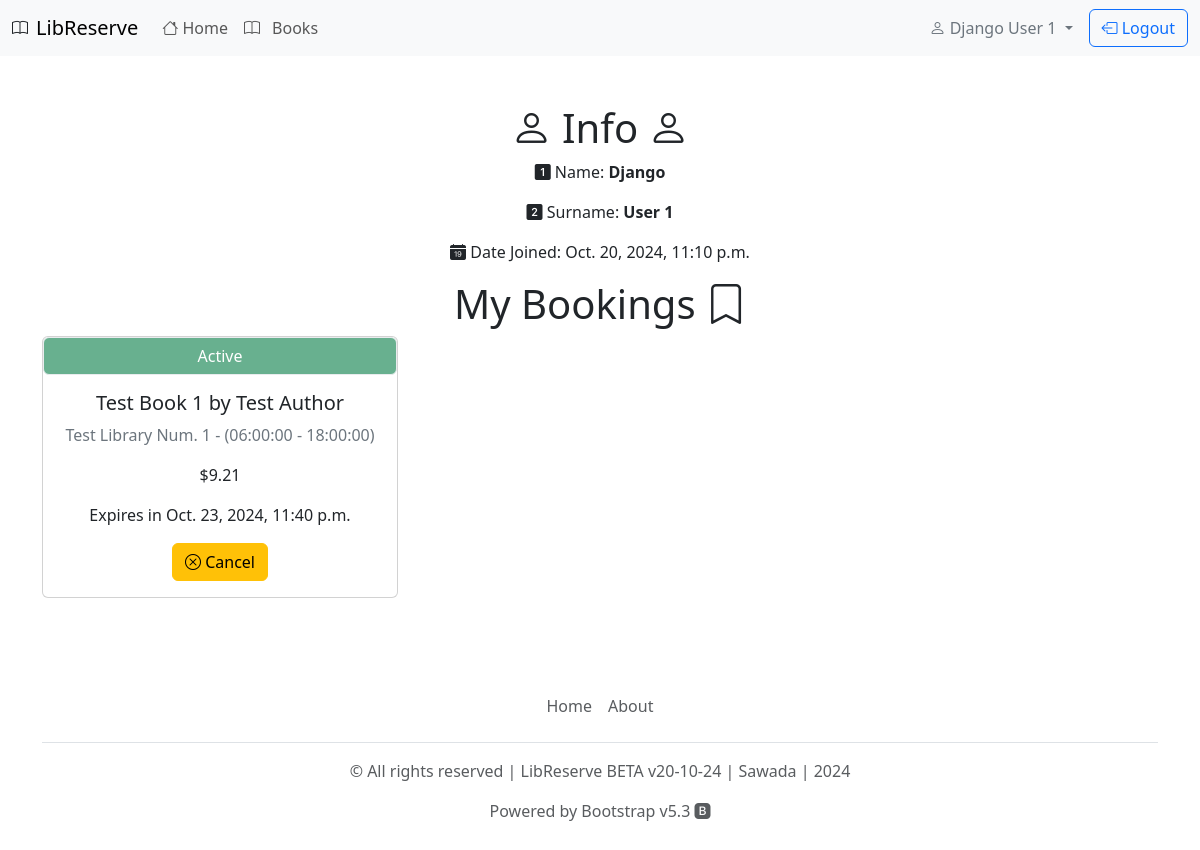
Screenshot of /profile/ (signed in) with the database file from the repository.
### booking/models.py (models this page shows, shortened)
class Booking(models.Model):
    book = models.ForeignKey(Book, on_delete=models.DO_NOTHING)
    user = models.ForeignKey(User, on_delete=models.DO_NOTHING)
    date = models.DateTimeField(unique = True)
    expires = models.DateTimeField()
    quantity = models.PositiveIntegerField(default = 1)
    status = models.CharField(max_length=10, choices=[
        ("Cancelled", "Cancelled"),
        ("Expired", "Expired"),
        ("Active", "Active"),
        ("Completed", "Completed")
    ])

class Book(models.Model):
    id = models.PositiveIntegerField(auto_created = True, unique = True, primary_key = True)
    title = models.CharField(max_length = 100)
    author = models.ForeignKey(Author, on_delete = models.DO_NOTHING)
    description = models.TextField()
    genre = models.CharField(max_length = 50)
    pages = models.IntegerField()
    library = models.ForeignKey(Library, on_delete = models.DO_NOTHING)
    price = models.DecimalField(max_digits = 15, decimal_places = 2)
    quantity = models.PositiveIntegerField(default = 0)
    def __str__(self):
        return f"{self.title} by {self.author}"

class Author(models.Model):
    name = models.CharField(max_length = 50)
    surname = models.CharField(max_length = 50)
    def __str__(self):
        return f'{self.name} {self.surname}'

class Library(models.Model):
    id = models.PositiveIntegerField(auto_created = True, unique = True, primary_key = True)
    name = models.CharField(max_length = 50)
    desciption = models.TextField()
    adress = models.CharField(max_length = 150)
    start_work_time = models.TimeField()
    end_work_time = models.TimeField()
    def __str__(self):
        return f"{self.name} - ({self.start_work_time} - {self.end_work_time})"

### booking/views.py (the view)
# urls.py: path('profile/', views.read_profile, name='profile'),
@login_required
def read_profile(request):
    bookings = Booking.objects.filter(user = request.user)
    print(timezone.now())
    for booking in bookings:
        if booking.expires < timezone.now():
            book = booking.book
            book.quantity += booking.quantity
            book.save()
            booking.status = "Expired"
            booking.save()
    bookings = Booking.objects.filter(user=request.user)
    return render(request, 'profile.html', {'bookings': bookings})

### booking/templates/profile.html (shortened to what this page needs)
{% extends "base.html" %}
{% block content %}
<div class="container mt-5 text-center mb-5">
    <h1><i class="bi bi-person"></i> Info <i class="bi bi-person"></i></h1>
        <p><i class="bi bi-1-square-fill"></i> Name: <b>{{ user.first_name }}</b></p>
        <p><i class="bi bi-2-square-fill"></i> Surname: <b>{{ user.last_name }}</b></p>
        <p><i class="bi bi-calendar-date-fill"></i> Date Joined: {{ user.date_joined }}</p>
    <h1>My Bookings <i class="bi bi-bookmark"></i></h1>
    <div class="row">
        {% for booking in bookings %}
            <div class="col-md-4">
                <div class="card mb-4">
                    {% if  booking.status == "Active" %}
                        <button class = 'btn btn-success disabled border rounded-2 w-100'>Active</button>
                    {% elif booking.status == "Expired" %}
                        <button class = 'btn btn-danger disabled border rounded-2 w-100'>Expired</button>
                    {% elif booking.status == "Cancelled" %}
                        <button class = 'btn btn-warning disabled border rounded-2 w-100'>Cancelled</button>
                    {% elif booking.status == "Completed" %}
                        <button class = 'btn btn-primary disabled border rounded-2 w-100'>Completed</button>
                    {% endif %}
                    <div class="card-body">
                        <h5 class="card-title">{{ booking.book }}</h5>
                        <p class="card-text fw-lighter text-secondary">{{ booking.book.library }}</p>
                        <p class="card-text">${{ booking.book.price }}</p>
                        <p class="card-text">Expires in {{ booking.expires }}</p>
                        {% if booking.status == "Cancelled" or booking.status == "Expired" or booking.status == "Completed"%}
                            <a href="{% url 'delete_booking' booking.id %}" class = 'btn btn-danger'><i class="bi bi-trash"></i> Delete</a>
                        {% elif booking.status == "Active" %}
                            <a href="{% url 'cancel_booking' booking.id %}" class = 'btn btn-warning'><i class="bi bi-x-circle"></i> Cancel</a>
                        {% endif %}
                    </div>
                </div>
            </div>
        {% endfor %}
    </div>
</div>
{% endblock content %}

### booking/templates/navbar.html (shortened to what this page needs)
<nav class="navbar navbar-expand-lg bg-body-tertiary">
  <div class="container-fluid">
    <i class="bi bi-book me-2" href="/"></i>
    <a class="navbar-brand" href="/">LibReserve</a>
    <div class="collapse navbar-collapse" id="navbarSupportedContent">
      <ul class="navbar-nav me-auto mb-2 mb-lg-0">
        <li class="nav-item">
          <a class="nav-link" aria-current="page" href="/"><i class="bi bi-house"></i> Home</a>
        </li>
        <li class="nav-item">
          <a class="nav-link" href="/books/"><i class="bi bi-book me-2"></i> Books</a>
        </li>
      </ul>
      {% if user.is_authenticated %}
        <div class="nav-item dropdown align-items-center ms-auto d-flex">
          <a class="nav-link dropdown-toggle me-2 text-secondary" role="button" data-bs-toggle="dropdown" aria-expanded="false">
            <i class="bi bi-person"></i> {{ user.first_name }} {{ user.last_name }}
          </a>
          <a class="btn btn-outline-primary ms-2" href="/logout/"><i class="bi bi-box-arrow-left"></i> Logout</a>
        </div>
      {% else %}
        <div class = 'nav-item align-middle ms-auto end-0'>
          <a class = 'btn btn-primary' href="/login/"><i class="bi bi-box-arrow-in-right"></i> Login</a>
          <a class = 'btn btn-outline-primary' href="/signup/"><i class="bi bi-box-arrow-in-right"></i> Sign Up</a>
        </div>
      {% endif %}
    </div>
  </div>
</nav>

### rows the page displays
Booking: status "Active", book "Test Book 1 by Test Author", book.library "Test Library Num. 1 - (06:00:00 - 18:00:00)", book.price "9.21", expires "Oct. 23, 2024, 11:40 p.m."

### other values shown
{{ user.first_name }} "Django"
{{ user.last_name }} "User 1"
{{ user.date_joined }} "Oct. 20, 2024, 11:10 p.m."
